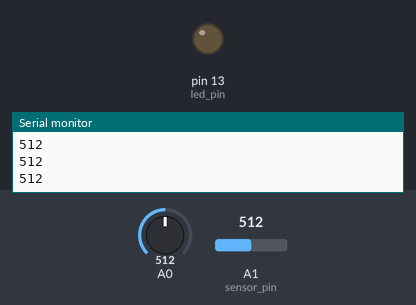
A sketch run on a simulated Arduino Uno, built with avr-gcc and run on an emulated ATmega328P. On the bench: output pins drawn as LEDs (lit = HIGH), the last lines printed to the serial monitor. The inputs (shaded band) are chosen by the test bench; at power-on: A1 (sensor_pin) = 512, A0 = 512.

Above: at 1.2 s.
1.3 s: A1 (sensor_pin) set to 522
At 3.9 s:
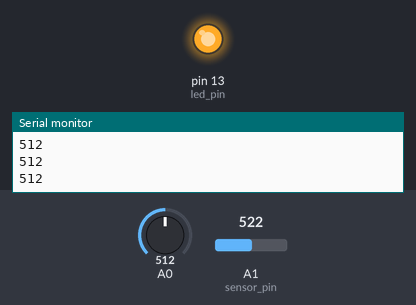
6.4 s: A1 (sensor_pin) set to 511
At 7.5 s:
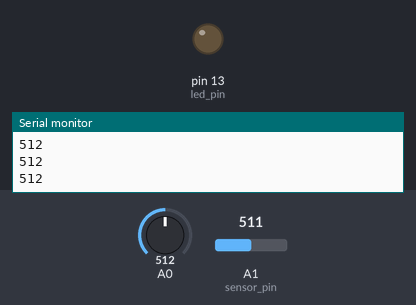
7.9 s: A1 (sensor_pin) set to 535
At 9.0 s:
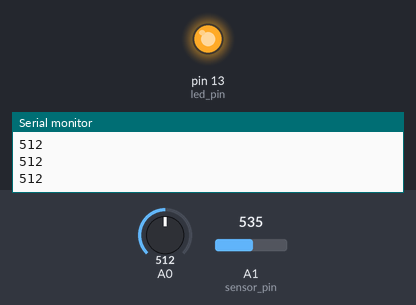
Timing chart, 0 to 10.6 s (numbered marks = the images above; inputs shaded):
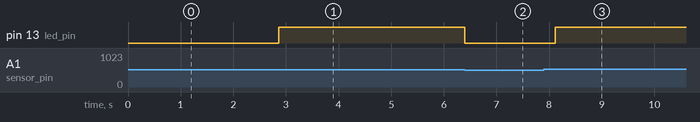

The sketch:

overall.ino
```cpp
int sensor_pin = A1;

int led_pin = 13;

volatile int heart_rate;

volatile int analog_data;

volatile int time_between_beats = 600;

volatile boolean pulse_signal = false;

volatile int beat[10];         //heartbeat values will be sotred in this array

volatile int peak_value = 512;

volatile int trough_value = 512;

volatile int thresh = 525;

volatile int amplitude = 100;

volatile boolean first_heartpulse = true;

volatile boolean second_heartpulse = false;

volatile unsigned long samplecounter = 0;   //This counter will tell us the pulse timing

volatile unsigned long lastBeatTime = 0;

int x=0;
int y =0;// x axis variable
int prev;
int pval = 1;
int ppval =1;
int inhaleTime;
boolean inhaling = false;


void setup()

{

  pinMode(led_pin,OUTPUT);
 pinMode(sensor_pin,INPUT);
pinMode(A0,INPUT);

  Serial.begin(115200);
  interruptSetup();

}

void loop()
{

      int y = heart_rate;
      if(60<y && y<110 )
      {
        Serial.print("BPM : ");
        Serial.println(y);
      }
      ppval = pval;
      pval = x;
      x  = analogRead(A0);
      Serial.println(x);
      if(!inhaling && x>1){
         Serial.println("IN");
         inhaling = true;
      }
      if(inhaling && x<1 && pval<2 && ppval<2){
         Serial.println("OUT");
         inhaling = false;
      }
         delay(100);
}


void interruptSetup()

{

  TCCR2A = 0x02;  // This will disable the PWM on pin 3 and 11

  OCR2A = 0X7C;   // This will set the top of count to 124 for the 500Hz sample rate

  TCCR2B = 0x06;  // DON'T FORCE COMPARE, 256 PRESCALER

  TIMSK2 = 0x02;  // This will enable interrupt on match between OCR2A and Timer

  sei();          // This will make sure that the global interrupts are enable

}


ISR(TIMER2_COMPA_vect)

{

  cli();

  analog_data = analogRead(sensor_pin);

  samplecounter += 2;

  int N = samplecounter - lastBeatTime;


  if(analog_data < thresh && N > (time_between_beats/5)*3)

    {

      if (analog_data < trough_value)

      {

        trough_value = analog_data;

      }

    }


  if(analog_data > thresh && analog_data > peak_value)

    {

      peak_value = analog_data;

    }


   if (N > 250)

  {

    if ( (analog_data > thresh) && (pulse_signal == false) && (N > (time_between_beats/5)*3) )

      {

        pulse_signal = true;

        digitalWrite(led_pin,HIGH);

        time_between_beats = samplecounter - lastBeatTime;

        lastBeatTime = samplecounter;


       if(second_heartpulse)

        {

          second_heartpulse = false;

          for(int i=0; i<=9; i++)

          {

            beat[i] = time_between_beats; //Filling the array with the heart beat values

          }

        }


        if(first_heartpulse)

        {

          first_heartpulse = false;

          second_heartpulse = true;

          sei();

          return;

        }


      word runningTotal = 0;


      for(int i=0; i<=8; i++)

        {

          beat[i] = beat[i+1];

          runningTotal += beat[i];

        }


      beat[9] = time_between_beats;

      runningTotal += beat[9];

      runningTotal /= 10;

      heart_rate = 60000/runningTotal;

    }

  }


  if (analog_data < thresh && pulse_signal == true)

    {

      digitalWrite(led_pin,LOW);

      pulse_signal = false;

      amplitude = peak_value - trough_value;

      thresh = amplitude/2 + trough_value;

      peak_value = thresh;

      trough_value = thresh;

    }


  if (N > 2500)

    {

      thresh = 512;

      peak_value = 512;

      trough_value = 512;

      lastBeatTime = samplecounter;

      first_heartpulse = true;

      second_heartpulse = false;

    }


  sei();

}
```

Measured:
- the behaviour switches between 512 and 513 on A1 (sensor_pin) (found by bisection; images 0 and 1)
- after the input at 1.3 s, pin 13 (led_pin): LOW → HIGH after 1.6 s
- after the input at 6.4 s, pin 13 (led_pin): HIGH → LOW at once
- after the input at 7.9 s, pin 13 (led_pin): LOW → HIGH after 0.22 s
